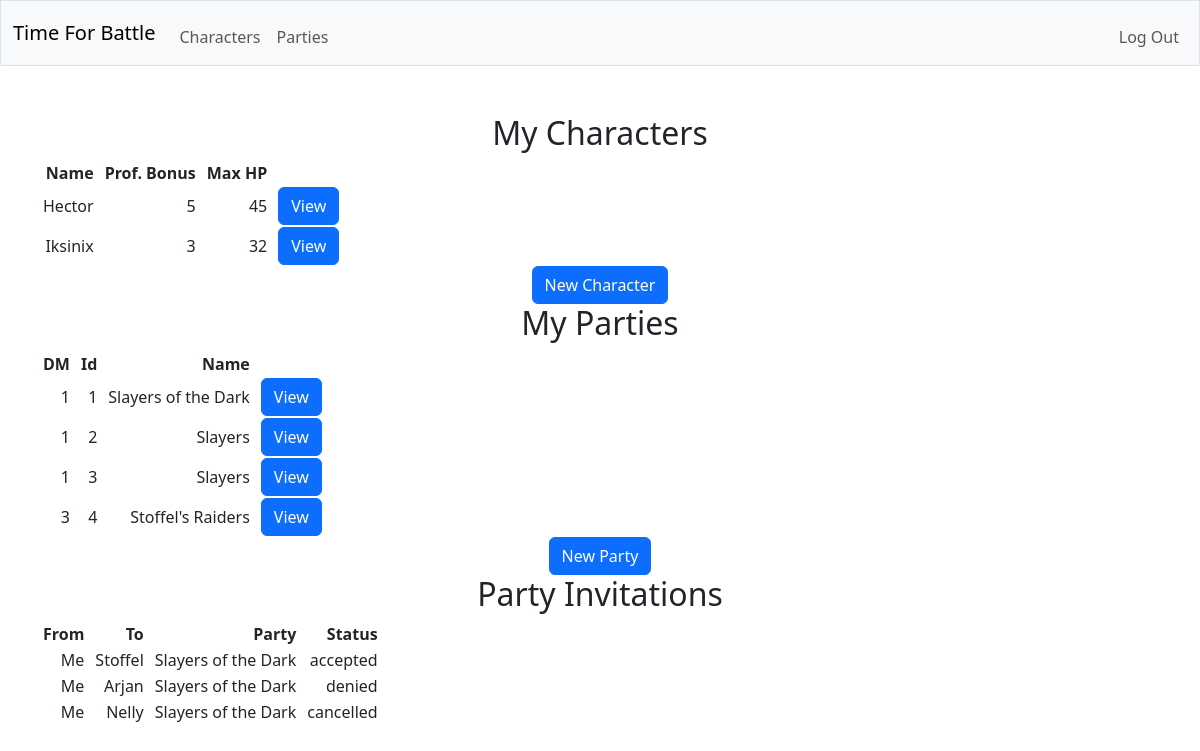
Page / (signed in) on the earlier database version.
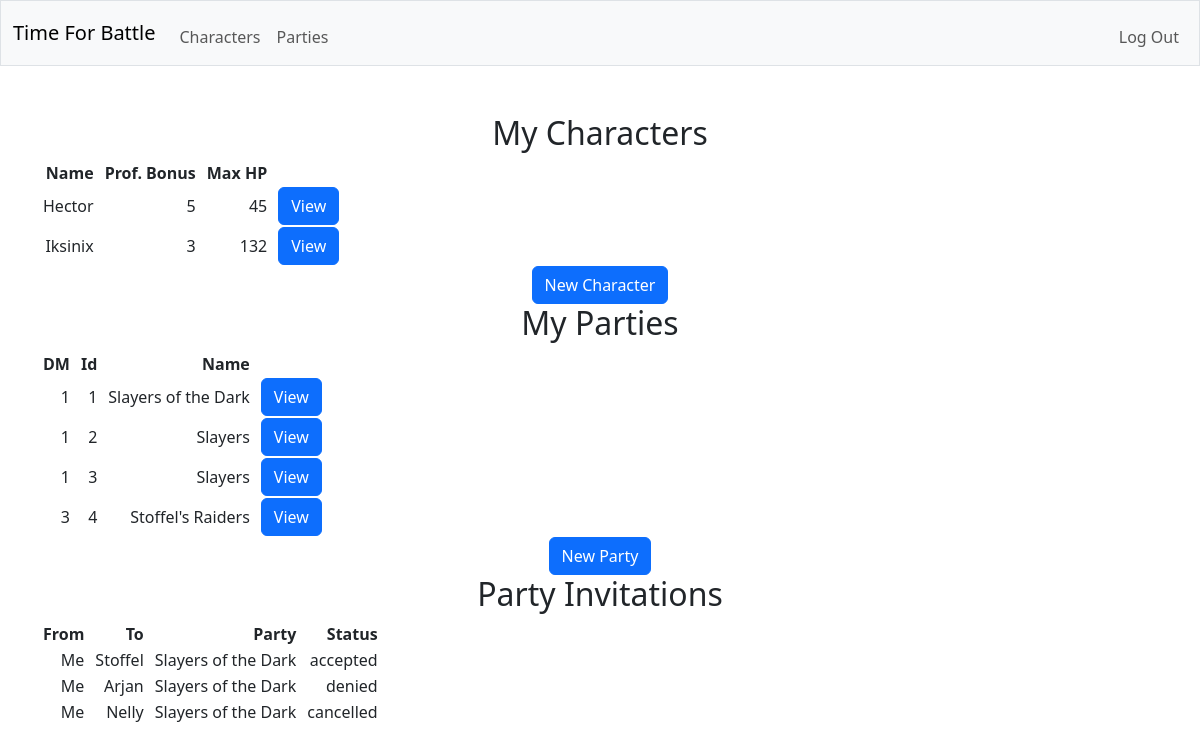
Same page on the later database version.
### tables this page shows
CREATE TABLE characters (id INTEGER PRIMARY KEY AUTOINCREMENT NOT NULL, user_id INTEGER NOT NULL, name TEXT NOT NULL, max_hitpoints INTEGER NOT NULL, prof_bonus INTEGER NOT NULL, FOREIGN KEY (user_id) REFERENCES users(id));

CREATE TABLE parties (id INTEGER PRIMARY KEY AUTOINCREMENT NOT NULL, dm_id INTEGER NOT NULL, name TEXT NOT NULL, FOREIGN KEY (dm_id) REFERENCES users(id));

CREATE TABLE invitations (id INTEGER PRIMARY KEY AUTOINCREMENT NOT NULL, party_id INTEGER NOT NULL, user_id INTEGER NOT NULL, status TEXT NOT NULL, FOREIGN KEY (party_id) REFERENCES parties(id), FOREIGN KEY (user_id) REFERENCES users(id));

CREATE TABLE users (id INTEGER PRIMARY KEY AUTOINCREMENT NOT NULL, username TEXT NOT NULL, hash TEXT NOT NULL);

### app.py (the view)
@app.route("/")
@login_required
def index():
    with sqlite3.connect(database) as conn:
        conn.row_factory = sqlite3.Row
        cur = conn.cursor()
        cur.execute(
            "SELECT * FROM characters WHERE user_id = ?",
            (session["user_id"],)
        )
        characters = [dict(row) for row in cur.fetchall()]
    with sqlite3.connect(database) as conn:
        conn.row_factory = sqlite3.Row
        cur = conn.cursor()
        cur.execute(
            "SELECT DISTINCT parties.id, parties.dm_id, parties.name FROM parties LEFT JOIN players ON parties.id = players.party_id LEFT JOIN characters ON players.character_id = characters.id WHERE parties.dm_id = ? OR characters.user_id = ?",
            (session["user_id"], session["user_id"])
        )
        parties = [dict(row) for row in cur.fetchall()]
    with sqlite3.connect(database) as conn:
        conn.row_factory = sqlite3.Row
        cur = conn.cursor()
        cur.execute(
            "SELECT * FROM invitations JOIN parties ON invitations.party_id = parties.id JOIN users ON parties.dm_id = users.id WHERE user_id = ?",
            (session["user_id"],)
        )
        received_invitations = [dict(row) for row in cur.fetchall()]
    with sqlite3.connect(database) as conn:
        conn.row_factory = sqlite3.Row
        cur = conn.cursor()
        cur.execute(
            "SELECT * FROM invitations JOIN parties ON invitations.party_id = parties.id JOIN users ON invitations.user_id = users.id WHERE parties.dm_id = ?",
            (session["user_id"],)
        )
        sent_invitations = [dict(row) for row in cur.fetchall()]
    return render_template("index.html", characters=characters, parties=parties, received_invitations=received_invitations, sent_invitations=sent_invitations)

### helpers.py (called while the page is built)
def login_required(f):
    @wraps(f)
    def decorated_function(*args, **kwargs):
        if session.get("user_id") is None:
            return redirect("/login")
        return f(*args, **kwargs)
    return decorated_function

### templates/index.html (shortened to what this page needs)
{% extends "layout.html" %}
{% block main %}
    <h2>My Characters</h2>
    <table>
        <thead>
            <tr>
                <th>Name</th>
                <th>Prof. Bonus</th>
                <th>Max HP</th>
            </tr>
        </thead>
        <tbody>
            {% for character in characters %}
                <tr>
                    <td>{{ character.name }}</td>
                    <td>{{ character.prof_bonus }}</td>
                    <td>{{ character.max_hitpoints }}</td>
                    <td>
                        <form action="/character/{{ character.id }}" method="get">
                            <button class="btn btn-primary" type="submit">View</button>
                        </form>
                    </td>
                </tr>
            {% endfor %}
        </tbody>
    </table>
    <form action="/character/new/edit" method="get">
        <button class="btn btn-primary" type="submit">New Character</button>
    </form>
    <h2>My Parties</h2>
    <table>
        <thead>
            <tr>
                <th>DM</th>
                <th>Id</th>
                <th>Name</th>
            </tr>
        </thead>
        <tbody>
            {% for party in parties %}
                <tr>
                    <td>{{ party.dm_id }}</td>
                    <td>{{ party.id }}</td>
                    <td>{{ party.name }}</td>
                    <td>
                        <form action="/party/{{ party.id }}" method="get">
                            <button class="btn btn-primary" type="submit">View</button>
                        </form>
                    </td>
                </tr>
            {% endfor %}
        </tbody>
    </table>
    <form action="/party/new/edit" method="get">
        <button class="btn btn-primary" type="submit">New Party</button>
    </form>
    <h2>Party Invitations</h2>
    <table>
        <thead>
            <tr>
                <th>From</th>
                <th>To</th>
                <th>Party</th>
                <th>Status</th>
            </tr>
        </thead>
        <tbody>
            {% for sent_invitation in sent_invitations %}
                <tr>
                    <td>Me</td>
                    <td>{{ sent_invitation.username }}</td>
                    <td>{{ sent_invitation.name }}</td>
                    <td>{{ sent_invitation.status }}</td>
                </tr>
            {% endfor %}
        </tbody>
    </table>
{% endblock %}

### templates/layout.html (shortened to what this page needs)
<!DOCTYPE html>
<html lang="en">
    <head>
        <link href="https://cdn.jsdelivr.net/npm/bootstrap@5.3.8/dist/css/bootstrap.min.css" rel="stylesheet">
        <link href="/static/styles.css" rel="stylesheet">
    </head>
    <body>
        <nav class="bg-light border navbar navbar-expand-md navbar-light">
            <div class="container-fluid">
                <a class="navbar-brand" href="/"><span class="red">Time For Battle</span></a>
                <div class="collapse navbar-collapse" id="navbar">
                    {% if session["user_id"] %}
                        <ul class="navbar-nav me-auto mt-2">
                            <li class="nav-item"><a class="nav-link" href="/character_list">Characters</a></li>
                            <li class="nav-item"><a class="nav-link" href="/party_list">Parties</a></li>
                        </ul>
                        <ul class="navbar-nav ms-auto mt-2">
                            <li class="nav-item"><a class="nav-link" href="/logout">Log Out</a></li>
                        </ul>
                    {% else %}
                        <ul class="navbar-nav ms-auto mt-2">
                            <li class="nav-item"><a class="nav-link" href="/register">Register</a></li>
                            <li class="nav-item"><a class="nav-link" href="/login">Log In</a></li>
                        </ul>
                    {% endif %}
                </div>
            </div>
        </nav>
        <main class="container py-5 text-center">
            {% block main %}{% endblock %}
        </main>
    </body>
</html>

### static/styles.css (style rules this page uses)
th, td { text-align: right; padding-right: 10px; }

Differences in the rows shown:
changed characters "Iksinix": max_hitpoints "32" → "132"
